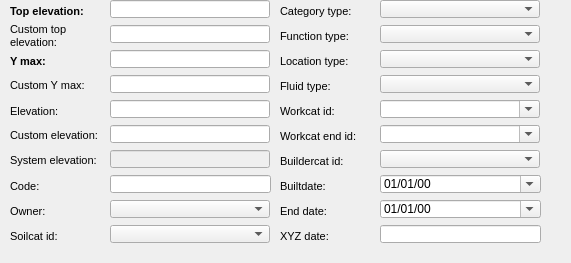
      <widget class="QWidget" name="page_43">
       <property name="geometry">
        <rect>
         <x>0</x>
         <y>0</y>
         <width>571</width>
         <height>263</height>
        </rect>
       </property>
       <attribute name="label">
        <string>Basic information</string>
       </attribute>
       <widget class="QComboBox" name="workcat_id_end">
        <property name="geometry">
         <rect>
          <x>380</x>
          <y>125</y>
          <width>160</width>
          <height>18</height>
         </rect>
        </property>
        <property name="editable">
         <bool>true</bool>
        </property>
       </widget>
       <widget class="QLabel" name="label_workcat_id_end">
        <property name="geometry">
         <rect>
          <x>280</x>
          <y>125</y>
          <width>90</width>
          <height>22</height>
         </rect>
        </property>
        <property name="font">
         <font>
          <pointsize>8</pointsize>
         </font>
        </property>
        <property name="frameShape">
         <enum>QFrame::NoFrame</enum>
        </property>
        <property name="frameShadow">
         <enum>QFrame::Plain</enum>
        </property>
        <property name="text">
         <string>Workcat end id:</string>
        </property>
        <property name="textFormat">
         <enum>Qt::AutoText</enum>
        </property>
        <property name="scaledContents">
         <bool>false</bool>
        </property>
        <property name="margin">
         <number>3</number>
        </property>
       </widget>
       <widget class="QComboBox" name="workcat_id">
        <property name="geometry">
         <rect>
          <x>380</x>
          <y>100</y>
          <width>160</width>
          <height>18</height>
         </rect>
        </property>
        <property name="editable">
         <bool>true</bool>
        </property>
       </widget>
       <widget class="QLabel" name="label_workcat_id">
        <property name="geometry">
         <rect>
          <x>280</x>
          <y>100</y>
          <width>90</width>
          <height>22</height>
         </rect>
        </property>
        <property name="font">
         <font>
          <pointsize>8</pointsize>
         </font>
        </property>
        <property name="frameShape">
         <enum>QFrame::NoFrame</enum>
        </property>
        <property name="frameShadow">
         <enum>QFrame::Plain</enum>
        </property>
        <property name="text">
         <string>Workcat id:</string>
        </property>
        <property name="textFormat">
         <enum>Qt::AutoText</enum>
        </property>
        <property name="scaledContents">
         <bool>false</bool>
        </property>
        <property name="margin">
         <number>3</number>
        </property>
       </widget>
       <widget class="QComboBox" name="buildercat_id">
        <property name="geometry">
         <rect>
          <x>380</x>
          <y>150</y>
          <width>160</width>
          <height>18</height>
         </rect>
        </property>
       </widget>
       <widget class="QLabel" name="label_builtdate">
        <property name="geometry">
         <rect>
          <x>280</x>
          <y>175</y>
          <width>90</width>
          <height>22</height>
         </rect>
        </property>
        <property name="font">
         <font>
          <pointsize>8</pointsize>
         </font>
        </property>
        <property name="frameShape">
         <enum>QFrame::NoFrame</enum>
        </property>
        <property name="frameShadow">
         <enum>QFrame::Plain</enum>
        </property>
        <property name="text">
         <string>Builtdate:</string>
        </property>
        <property name="textFormat">
         <enum>Qt::AutoText</enum>
        </property>
        <property name="scaledContents">
         <bool>false</bool>
        </property>
        <property name="margin">
         <number>3</number>
        </property>
       </widget>
       <widget class="QLabel" name="label_buildercat_id">
        <property name="geometry">
         <rect>
          <x>280</x>
          <y>150</y>
          <width>90</width>
          <height>22</height>
         </rect>
        </property>
        <property name="font">
         <font>
          <pointsize>8</pointsize>
         </font>
        </property>
        <property name="frameShape">
         <enum>QFrame::NoFrame</enum>
        </property>
        <property name="frameShadow">
         <enum>QFrame::Plain</enum>
        </property>
        <property name="text">
         <string>Buildercat id:</string>
        </property>
        <property name="textFormat">
         <enum>Qt::AutoText</enum>
        </property>
        <property name="scaledContents">
         <bool>false</bool>
        </property>
        <property name="margin">
         <number>3</number>
        </property>
       </widget>
       <widget class="QLabel" name="label_owner">
        <property name="geometry">
         <rect>
          <x>10</x>
          <y>200</y>
          <width>90</width>
          <height>22</height>
         </rect>
        </property>
        <property name="font">
         <font>
          <pointsize>8</pointsize>
         </font>
        </property>
        <property name="frameShape">
         <enum>QFrame::NoFrame</enum>
        </property>
        <property name="frameShadow">
         <enum>QFrame::Plain</enum>
        </property>
        <property name="text">
         <string>Owner:</string>
        </property>
        <property name="textFormat">
         <enum>Qt::AutoText</enum>
        </property>
        <property name="scaledContents">
         <bool>false</bool>
        </property>
        <property name="margin">
         <number>3</number>
        </property>
       </widget>
       <widget class="QLineEdit" name="top_elev">
        <property name="geometry">
         <rect>
          <x>110</x>
          <y>0</y>
          <width>160</width>
          <height>18</height>
         </rect>
        </property>
       </widget>
       <widget class="QLabel" name="label_elev">
        <property name="geometry">
         <rect>
          <x>10</x>
          <y>100</y>
          <width>90</width>
          <height>22</height>
         </rect>
        </property>
        <property name="font">
         <font>
          <pointsize>8</pointsize>
         </font>
        </property>
        <property name="frameShape">
         <enum>QFrame::NoFrame</enum>
        </property>
        <property name="frameShadow">
         <enum>QFrame::Plain</enum>
        </property>
        <property name="text">
         <string>Elevation:</string>
        </property>
        <property name="margin">
         <number>3</number>
        </property>
       </widget>
       <widget class="QComboBox" name="ownercat_id">
        <property name="geometry">
         <rect>
          <x>110</x>
          <y>200</y>
          <width>160</width>
          <height>18</height>
         </rect>
        </property>
       </widget>
       <widget class="QLabel" name="label_top_elev">
        <property name="geometry">
         <rect>
          <x>10</x>
          <y>0</y>
          <width>90</width>
          <height>22</height>
         </rect>
        </property>
        <property name="font">
         <font>
          <pointsize>8</pointsize>
          <weight>75</weight>
          <bold>true</bold>
         </font>
        </property>
        <property name="frameShape">
         <enum>QFrame::NoFrame</enum>
        </property>
        <property name="frameShadow">
         <enum>QFrame::Plain</enum>
        </property>
        <property name="text">
         <string>Top elevation:</string>
        </property>
        <property name="margin">
         <number>3</number>
        </property>
       </widget>
       <widget class="QLineEdit" name="ymax">
        <property name="geometry">
         <rect>
          <x>110</x>
          <y>50</y>
          <width>160</width>
          <height>18</height>
         </rect>
        </property>
       </widget>
       <widget class="QLineEdit" name="elev">
        <property name="geometry">
         <rect>
          <x>110</x>
          <y>100</y>
          <width>160</width>
          <height>18</height>
         </rect>
        </property>
       </widget>
       <widget class="QLabel" name="label_ymax">
        <property name="geometry">
         <rect>
          <x>10</x>
          <y>50</y>
          <width>90</width>
          <height>22</height>
         </rect>
        </property>
        <property name="font">
         <font>
          <pointsize>8</pointsize>
          <weight>75</weight>
          <bold>true</bold>
         </font>
        </property>
        <property name="frameShape">
         <enum>QFrame::NoFrame</enum>
        </property>
        <property name="frameShadow">
         <enum>QFrame::Plain</enum>
        </property>
        <property name="text">
         <string>Y max:</string>
        </property>
        <property name="margin">
         <number>3</number>
        </property>
       </widget>
       <widget class="QLineEdit" name="custom_top_elev">
        <property name="geometry">
         <rect>
          <x>110</x>
          <y>25</y>
          <width>160</width>
          <height>18</height>
         </rect>
        </property>
       </widget>
       <widget class="QLabel" name="label_custom_top_elev">
        <property name="geometry">
         <rect>
          <x>10</x>
          <y>15</y>
          <width>91</width>
          <height>41</height>
         </rect>
        </property>
        <property name="font">
         <font>
          <pointsize>8</pointsize>
         </font>
        </property>
        <property name="frameShape">
         <enum>QFrame::NoFrame</enum>
        </property>
        <property name="frameShadow">
         <enum>QFrame::Plain</enum>
        </property>
        <property name="text">
         <string>Custom top elevation:</string>
        </property>
        <property name="textFormat">
         <enum>Qt::AutoText</enum>
        </property>
        <property name="scaledContents">
         <bool>false</bool>
        </property>
        <property name="wordWrap">
         <bool>true</bool>
        </property>
        <property name="margin">
         <number>3</number>
        </property>
       </widget>
       <widget class="QLabel" name="label_code">
        <property name="geometry">
         <rect>
          <x>10</x>
          <y>175</y>
          <width>90</width>
          <height>22</height>
         </rect>
        </property>
        <property name="font">
         <font>
          <pointsize>8</pointsize>
         </font>
        </property>
        <property name="frameShape">
         <enum>QFrame::NoFrame</enum>
        </property>
        <property name="frameShadow">
         <enum>QFrame::Plain</enum>
        </property>
        <property name="text">
         <string>Code:</string>
        </property>
        <property name="textFormat">
         <enum>Qt::AutoText</enum>
        </property>
        <property name="scaledContents">
         <bool>false</bool>
        </property>
        <property name="margin">
         <number>3</number>
        </property>
       </widget>
       <widget class="QLabel" name="label_xyz_date">
        <property name="geometry">
         <rect>
          <x>280</x>
          <y>225</y>
          <width>90</width>
          <height>22</height>
         </rect>
        </property>
        <property name="font">
         <font>
          <pointsize>8</pointsize>
         </font>
        </property>
        <property name="frameShape">
         <enum>QFrame::NoFrame</enum>
        </property>
        <property name="frameShadow">
         <enum>QFrame::Plain</enum>
        </property>
        <property name="text">
         <string>XYZ date:</string>
        </property>
        <property name="textFormat">
         <enum>Qt::AutoText</enum>
        </property>
        <property name="scaledContents">
         <bool>false</bool>
        </property>
        <property name="margin">
         <number>3</number>
        </property>
       </widget>
       <widget class="QLineEdit" name="code">
        <property name="geometry">
         <rect>
          <x>110</x>
          <y>175</y>
          <width>161</width>
          <height>18</height>
         </rect>
        </property>
       </widget>
       <widget class="QLineEdit" name="xyz_date">
        <property name="geometry">
         <rect>
          <x>380</x>
          <y>225</y>
          <width>161</width>
          <height>18</height>
         </rect>
        </property>
       </widget>
       <widget class="QLabel" name="label_enddate">
        <property name="geometry">
         <rect>
          <x>280</x>
          <y>200</y>
          <width>90</width>
          <height>22</height>
         </rect>
        </property>
        <property name="font">
         <font>
          <pointsize>8</pointsize>
         </font>
        </property>
        <property name="frameShape">
         <enum>QFrame::NoFrame</enum>
        </property>
        <property name="frameShadow">
         <enum>QFrame::Plain</enum>
        </property>
        <property name="text">
         <string>End date:</string>
        </property>
        <property name="textFormat">
         <enum>Qt::AutoText</enum>
        </property>
        <property name="scaledContents">
         <bool>false</bool>
        </property>
        <property name="margin">
         <number>3</number>
        </property>
       </widget>
       <widget class="QLineEdit" name="custom_ymax">
        <property name="geometry">
         <rect>
          <x>110</x>
          <y>75</y>
          <width>160</width>
          <height>18</height>
         </rect>
        </property>
        <property name="text">
         <string/>
        </property>
       </widget>
       <widget class="QLabel" name="label_custom_ymax">
        <property name="geometry">
         <rect>
          <x>10</x>
          <y>75</y>
          <width>90</width>
          <height>21</height>
         </rect>
        </property>
        <property name="font">
         <font>
          <pointsize>8</pointsize>
          <weight>50</weight>
          <bold>false</bold>
         </font>
        </property>
        <property name="frameShape">
         <enum>QFrame::NoFrame</enum>
        </property>
        <property name="frameShadow">
         <enum>QFrame::Plain</enum>
        </property>
        <property name="text">
         <string>Custom Y max:</string>
        </property>
        <property name="wordWrap">
         <bool>false</bool>
        </property>
        <property name="margin">
         <number>3</number>
        </property>
       </widget>
       <widget class="QLabel" name="label_custom_elev">
        <property name="geometry">
         <rect>
          <x>10</x>
          <y>120</y>
          <width>101</width>
          <height>31</height>
         </rect>
        </property>
        <property name="font">
         <font>
          <pointsize>8</pointsize>
         </font>
        </property>
        <property name="frameShape">
         <enum>QFrame::NoFrame</enum>
        </property>
        <property name="frameShadow">
         <enum>QFrame::Plain</enum>
        </property>
        <property name="text">
         <string>Custom elevation:</string>
        </property>
        <property name="wordWrap">
         <bool>true</bool>
        </property>
        <property name="margin">
         <number>3</number>
        </property>
       </widget>
       <widget class="QLineEdit" name="sys_elev">
        <property name="enabled">
         <bool>false</bool>
        </property>
        <property name="geometry">
         <rect>
          <x>110</x>
          <y>150</y>
          <width>160</width>
          <height>18</height>
         </rect>
        </property>
        <property name="font">
         <font>
          <italic>false</italic>
         </font>
        </property>
        <property name="styleSheet">
         <string notr="true"/>
        </property>
        <property name="text">
         <string/>
        </property>
       </widget>
       <widget class="QLabel" name="label_sys_elev">
        <property name="geometry">
         <rect>
          <x>10</x>
          <y>145</y>
          <width>101</width>
          <height>31</height>
         </rect>
        </property>
        <property name="font">
         <font>
          <pointsize>8</pointsize>
         </font>
        </property>
        <property name="frameShape">
         <enum>QFrame::NoFrame</enum>
        </property>
        <property name="frameShadow">
         <enum>QFrame::Plain</enum>
        </property>
        <property name="text">
         <string>System elevation:</string>
        </property>
        <property name="wordWrap">
         <bool>true</bool>
        </property>
        <property name="margin">
         <number>3</number>
        </property>
       </widget>
       <widget class="QLineEdit" name="custom_elev">
        <property name="geometry">
         <rect>
          <x>110</x>
          <y>125</y>
          <width>160</width>
          <height>18</height>
         </rect>
        </property>
       </widget>
       <widget class="QgsDateTimeEdit" name="builtdate">
        <property name="geometry">
         <rect>
          <x>380</x>
          <y>175</y>
          <width>161</width>
          <height>18</height>
         </rect>
        </property>
        <property name="displayFormat">
         <string>dd/MM/yy</string>
        </property>
        <property name="calendarPopup">
         <bool>true</bool>
        </property>
        <property name="allowNull" stdset="0">
         <bool>true</bool>
        </property>
       </widget>
       <widget class="QLabel" name="label_soilcat_id">
        <property name="geometry">
         <rect>
          <x>10</x>
          <y>225</y>
          <width>90</width>
          <height>22</height>
         </rect>
        </property>
        <property name="font">
         <font>
          <pointsize>8</pointsize>
         </font>
        </property>
        <property name="frameShape">
         <enum>QFrame::NoFrame</enum>
        </property>
        <property name="frameShadow">
         <enum>QFrame::Plain</enum>
        </property>
        <property name="text">
         <string>Soilcat id:</string>
        </property>
        <property name="textFormat">
         <enum>Qt::AutoText</enum>
        </property>
        <property name="scaledContents">
         <bool>false</bool>
        </property>
        <property name="alignment">
         <set>Qt::AlignLeading|Qt::AlignLeft|Qt::AlignVCenter</set>
        </property>
        <property name="margin">
         <number>3</number>
        </property>
       </widget>
       <widget class="QComboBox" name="soilcat_id">
        <property name="geometry">
         <rect>
          <x>110</x>
          <y>225</y>
          <width>160</width>
          <height>18</height>
         </rect>
        </property>
       </widget>
       <widget class="QLabel" name="label_category_type">
        <property name="geometry">
         <rect>
          <x>280</x>
          <y>0</y>
          <width>90</width>
          <height>22</height>
         </rect>
        </property>
        <property name="font">
         <font>
          <pointsize>8</pointsize>
         </font>
        </property>
        <property name="frameShape">
         <enum>QFrame::NoFrame</enum>
        </property>
        <property name="frameShadow">
         <enum>QFrame::Plain</enum>
        </property>
        <property name="text">
         <string>Category type:</string>
        </property>
        <property name="textFormat">
         <enum>Qt::AutoText</enum>
        </property>
        <property name="scaledContents">
         <bool>false</bool>
        </property>
        <property name="alignment">
         <set>Qt::AlignLeading|Qt::AlignLeft|Qt::AlignVCenter</set>
        </property>
        <property name="margin">
         <number>3</number>
        </property>
       </widget>
       <widget class="QComboBox" name="category_type">
        <property name="geometry">
         <rect>
          <x>380</x>
          <y>0</y>
          <width>160</width>
          <height>18</height>
         </rect>
        </property>
       </widget>
       <widget class="QLabel" name="label_fluid_type">
        <property name="geometry">
         <rect>
          <x>280</x>
          <y>75</y>
          <width>90</width>
          <height>22</height>
         </rect>
        </property>
        <property name="font">
         <font>
          <pointsize>8</pointsize>
         </font>
        </property>
        <property name="frameShape">
         <enum>QFrame::NoFrame</enum>
        </property>
        <property name="frameShadow">
         <enum>QFrame::Plain</enum>
        </property>
        <property name="text">
         <string>Fluid type:</string>
        </property>
        <property name="textFormat">
         <enum>Qt::AutoText</enum>
        </property>
        <property name="scaledContents">
         <bool>false</bool>
        </property>
        <property name="alignment">
         <set>Qt::AlignLeading|Qt::AlignLeft|Qt::AlignVCenter</set>
        </property>
        <property name="margin">
         <number>3</number>
        </property>
       </widget>
       <widget class="QComboBox" name="fluid_type">
        <property name="geometry">
         <rect>
          <x>380</x>
          <y>75</y>
          <width>160</width>
          <height>18</height>
         </rect>
        </property>
       </widget>
       <widget class="QLabel" name="label_location_type">
        <property name="geometry">
         <rect>
          <x>280</x>
          <y>50</y>
          <width>90</width>
          <height>22</height>
         </rect>
        </property>
        <property name="font">
         <font>
          <pointsize>8</pointsize>
         </font>
        </property>
        <property name="frameShape">
         <enum>QFrame::NoFrame</enum>
        </property>
        <property name="frameShadow">
         <enum>QFrame::Plain</enum>
        </property>
        <property name="text">
         <string>Location type:</string>
        </property>
        <property name="textFormat">
         <enum>Qt::AutoText</enum>
        </property>
        <property name="scaledContents">
         <bool>false</bool>
        </property>
        <property name="alignment">
         <set>Qt::AlignLeading|Qt::AlignLeft|Qt::AlignVCenter</set>
        </property>
        <property name="margin">
         <number>3</number>
        </property>
       </widget>
       <widget class="QComboBox" name="location_type">
        <property name="geometry">
         <rect>
          <x>380</x>
          <y>50</y>
          <width>160</width>
          <height>18</height>
         </rect>
        </property>
       </widget>
       <widget class="QLabel" name="label_function_type">
        <property name="geometry">
         <rect>
          <x>280</x>
          <y>25</y>
          <width>90</width>
          <height>22</height>
         </rect>
        </property>
        <property name="font">
         <font>
          <pointsize>8</pointsize>
         </font>
        </property>
        <property name="frameShape">
         <enum>QFrame::NoFrame</enum>
        </property>
        <property name="frameShadow">
         <enum>QFrame::Plain</enum>
        </property>
        <property name="text">
         <string>Function type:</string>
        </property>
        <property name="textFormat">
         <enum>Qt::AutoText</enum>
        </property>
        <property name="scaledContents">
         <bool>false</bool>
        </property>
        <property name="alignment">
         <set>Qt::AlignLeading|Qt::AlignLeft|Qt::AlignVCenter</set>
        </property>
        <property name="margin">
         <number>3</number>
        </property>
       </widget>
       <widget class="QComboBox" name="function_type">
        <property name="geometry">
         <rect>
          <x>380</x>
          <y>25</y>
          <width>160</width>
          <height>18</height>
         </rect>
        </property>
       </widget>
       <widget class="QgsDateTimeEdit" name="enddate">
        <property name="geometry">
         <rect>
          <x>380</x>
          <y>200</y>
          <width>161</width>
          <height>18</height>
         </rect>
        </property>
        <property name="displayFormat">
         <string>dd/MM/yy</string>
        </property>
        <property name="calendarPopup">
         <bool>true</bool>
        </property>
        <property name="allowNull" stdset="0">
         <bool>true</bool>
        </property>
       </widget>
      </widget>
